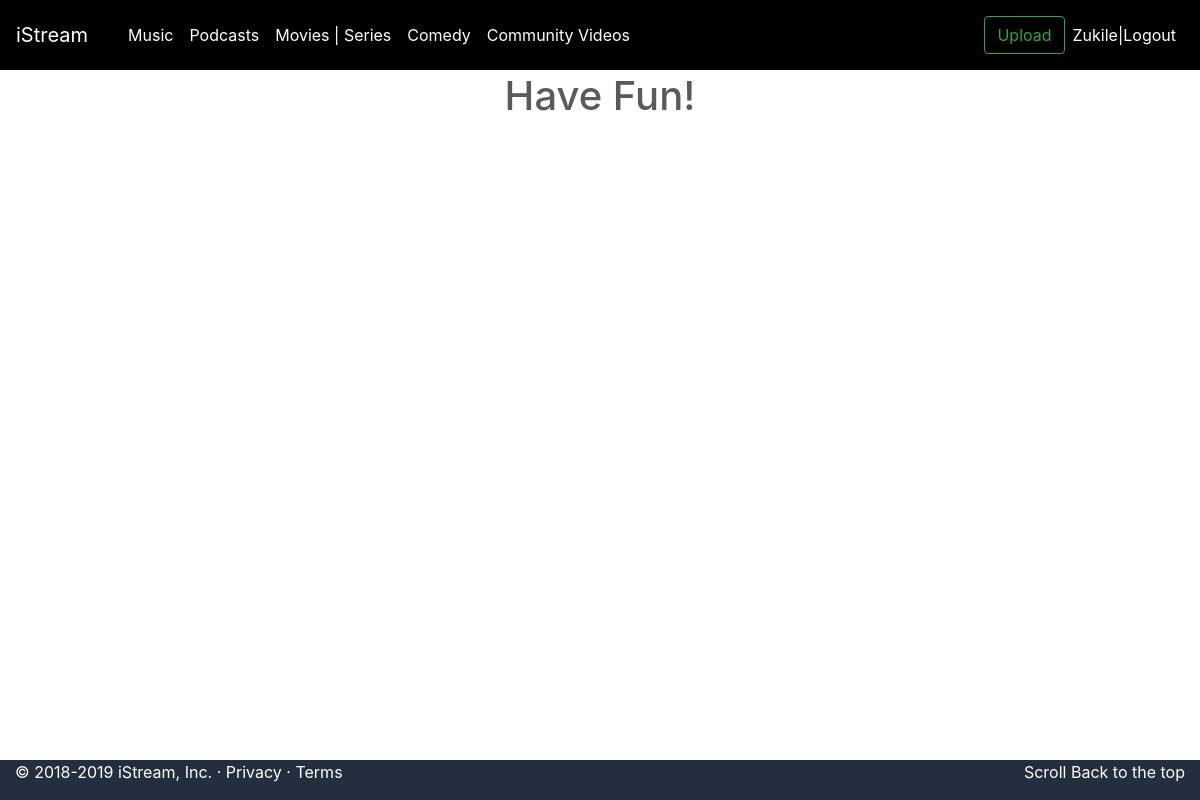
Before: /comic (signed in) with the older database file.
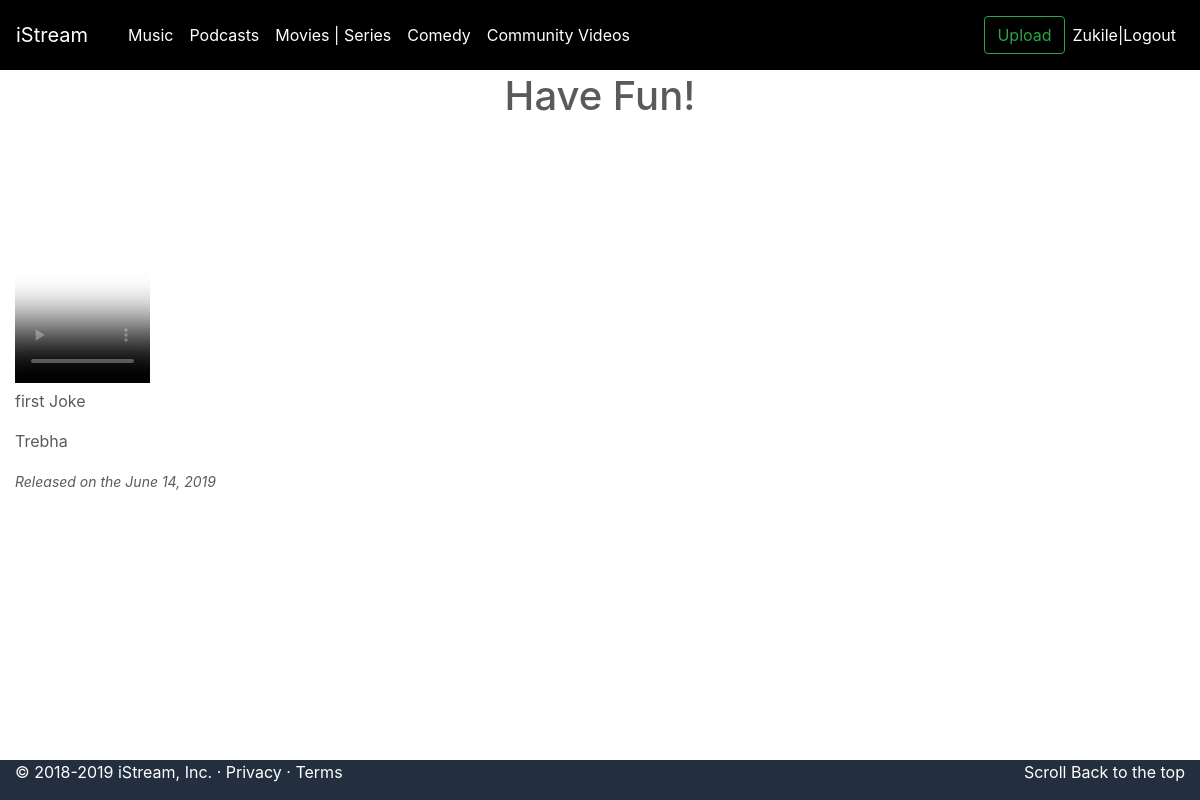
After: the same page with the newer database file.
### entertainments/models.py (models this page shows, shortened)
class Comic(models.Model):
    title = models.CharField(max_length=250)
    comedian = models.CharField(max_length=250)
    released_date = models.DateField()
    distribution_rights = models.TextField()
    about_jokes = models.TextField()
    cover_image = models.ImageField(upload_to='images/',validators=[image_validation_extension])
    upload_comedy = models.FileField(upload_to='audios/',validators=[video_validation_extention])#from validators.py

### entertainments/views.py (the view)
# urls.py: path("comic", views.comic, name="comic"),
@login_required(login_url='accounts:login')
def comic(request):
    context = {
        "comics": Comic.objects.all()
    }
    return render(request, "entertainments/comedy.html", context)

### entertainments/templates/entertainments/comedy.html (shortened to what this page needs)
{% extends 'ads/base.html' %}
{% block content %}
<br>
<h1>Have Fun!</h1>
<div class="container-fluid">
<div class="row">
        {% for comic in comics %}
    <div class="col-sm-3">
        <video id='my-video' class='' controls preload='auto' width='640' height='255'
        poster='{{ comic.cover_image.url }}' data-setup='{}'>
          <source src='{{ comic.upload_comedy.url }}' type='video/mp4'>
        </video>
        <p> {{ comic.title }}</p>
        <p> {{ comic.comedian }}</p>
       <small> <i>Released on the {{ comic.released_date }}</i></small>
     </div>
     {% endfor %}
    </div>
  </div>
{% endblock content %}

Changed rows visible on the page:
added Comic: title "first Joke", comedian "Trebha", released_date "June 14, 2019"
